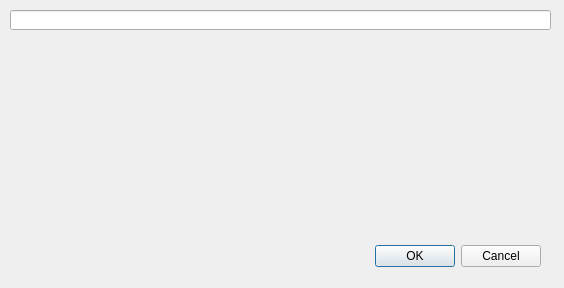
<ui version="4.0" >
 <class>LocalRqlDialog</class>
 <widget class="QDialog" name="LocalRqlDialog" >
  <property name="geometry" >
   <rect>
    <x>0</x>
    <y>0</y>
    <width>564</width>
    <height>288</height>
   </rect>
  </property>
  <property name="windowTitle" >
   <string>Dialog</string>
  </property>
  <widget class="QDialogButtonBox" name="buttonBox" >
   <property name="geometry" >
    <rect>
     <x>200</x>
     <y>240</y>
     <width>341</width>
     <height>32</height>
    </rect>
   </property>
   <property name="orientation" >
    <enum>Qt::Horizontal</enum>
   </property>
   <property name="standardButtons" >
    <set>QDialogButtonBox::Cancel|QDialogButtonBox::Ok</set>
   </property>
  </widget>
  <widget class="QLineEdit" name="lineEdit" >
   <property name="geometry" >
    <rect>
     <x>10</x>
     <y>10</y>
     <width>541</width>
     <height>20</height>
    </rect>
   </property>
  </widget>
 </widget>
 <resources/>
 <connections>
  <connection>
   <sender>buttonBox</sender>
   <signal>accepted()</signal>
   <receiver>LocalRqlDialog</receiver>
   <slot>accept()</slot>
   <hints>
    <hint type="sourcelabel" >
     <x>248</x>
     <y>254</y>
    </hint>
    <hint type="destinationlabel" >
     <x>157</x>
     <y>274</y>
    </hint>
   </hints>
  </connection>
  <connection>
   <sender>buttonBox</sender>
   <signal>rejected()</signal>
   <receiver>LocalRqlDialog</receiver>
   <slot>reject()</slot>
   <hints>
    <hint type="sourcelabel" >
     <x>316</x>
     <y>260</y>
    </hint>
    <hint type="destinationlabel" >
     <x>286</x>
     <y>274</y>
    </hint>
   </hints>
  </connection>
 </connections>
</ui>
